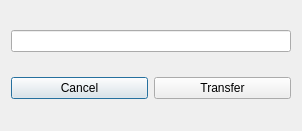
<?xml version="1.0" encoding="UTF-8"?>
<ui version="4.0">
 <class>TransferCall</class>
 <widget class="QDialog" name="TransferCall">
  <property name="geometry">
   <rect>
    <x>0</x>
    <y>0</y>
    <width>302</width>
    <height>131</height>
   </rect>
  </property>
  <property name="sizePolicy">
   <sizepolicy hsizetype="Fixed" vsizetype="Fixed">
    <horstretch>0</horstretch>
    <verstretch>0</verstretch>
   </sizepolicy>
  </property>
  <property name="windowTitle">
   <string>Transfer</string>
  </property>
  <layout class="QVBoxLayout">
   <item>
    <widget class="QLineEdit" name="destinationNumberInput"/>
   </item>
   <item>
    <layout class="QHBoxLayout" name="_2">
     <item>
      <widget class="QPushButton" name="cancelButton">
       <property name="text">
        <string>Cancel</string>
       </property>
      </widget>
     </item>
     <item>
      <widget class="QPushButton" name="transferButton">
       <property name="text">
        <string>Transfer</string>
       </property>
      </widget>
     </item>
    </layout>
   </item>
  </layout>
 </widget>
 <resources/>
 <connections/>
</ui>
